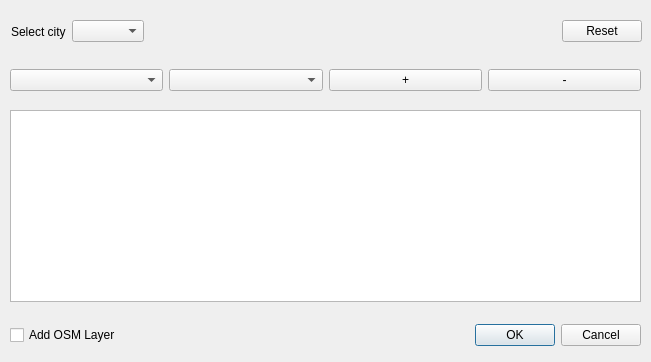
<?xml version="1.0" encoding="UTF-8"?>
<ui version="4.0">
 <class>Dialog</class>
 <widget class="QDialog" name="Dialog">
  <property name="geometry">
   <rect>
    <x>0</x>
    <y>0</y>
    <width>651</width>
    <height>362</height>
   </rect>
  </property>
  <property name="windowTitle">
   <string>Dialog</string>
  </property>
  <widget class="QTableView" name="tableView">
   <property name="geometry">
    <rect>
     <x>10</x>
     <y>110</y>
     <width>631</width>
     <height>192</height>
    </rect>
   </property>
  </widget>
  <widget class="QWidget" name="">
   <property name="geometry">
    <rect>
     <x>10</x>
     <y>320</y>
     <width>631</width>
     <height>31</height>
    </rect>
   </property>
   <layout class="QHBoxLayout" name="horizontalLayout_3">
    <item>
     <widget class="QCheckBox" name="checkBox">
      <property name="font">
       <font>
        <pointsize>9</pointsize>
       </font>
      </property>
      <property name="text">
       <string>Add OSM Layer</string>
      </property>
     </widget>
    </item>
    <item>
     <widget class="QDialogButtonBox" name="buttonBox">
      <property name="orientation">
       <enum>Qt::Horizontal</enum>
      </property>
      <property name="standardButtons">
       <set>QDialogButtonBox::Cancel|QDialogButtonBox::Ok</set>
      </property>
     </widget>
    </item>
   </layout>
  </widget>
  <widget class="QWidget" name="">
   <property name="geometry">
    <rect>
     <x>11</x>
     <y>11</y>
     <width>631</width>
     <height>41</height>
    </rect>
   </property>
   <layout class="QHBoxLayout" name="horizontalLayout_2">
    <item>
     <widget class="QLabel" name="label">
      <property name="font">
       <font>
        <pointsize>9</pointsize>
       </font>
      </property>
      <property name="text">
       <string>Select city</string>
      </property>
     </widget>
    </item>
    <item>
     <widget class="QComboBox" name="cityComboBox"/>
    </item>
    <item>
     <spacer name="horizontalSpacer">
      <property name="orientation">
       <enum>Qt::Horizontal</enum>
      </property>
      <property name="sizeHint" stdset="0">
       <size>
        <width>40</width>
        <height>20</height>
       </size>
      </property>
     </spacer>
    </item>
    <item>
     <widget class="QPushButton" name="resetButton">
      <property name="text">
       <string>Reset</string>
      </property>
     </widget>
    </item>
   </layout>
  </widget>
  <widget class="QWidget" name="">
   <property name="geometry">
    <rect>
     <x>10</x>
     <y>60</y>
     <width>631</width>
     <height>41</height>
    </rect>
   </property>
   <layout class="QHBoxLayout" name="horizontalLayout">
    <item>
     <widget class="QComboBox" name="layerComboBox"/>
    </item>
    <item>
     <widget class="QComboBox" name="typeComboBox"/>
    </item>
    <item>
     <widget class="QPushButton" name="addButton">
      <property name="text">
       <string>+</string>
      </property>
     </widget>
    </item>
    <item>
     <widget class="QPushButton" name="deleteButton">
      <property name="text">
       <string>-</string>
      </property>
     </widget>
    </item>
   </layout>
  </widget>
 </widget>
 <resources/>
 <connections>
  <connection>
   <sender>buttonBox</sender>
   <signal>accepted()</signal>
   <receiver>Dialog</receiver>
   <slot>accept()</slot>
   <hints>
    <hint type="sourcelabel">
     <x>248</x>
     <y>254</y>
    </hint>
    <hint type="destinationlabel">
     <x>157</x>
     <y>274</y>
    </hint>
   </hints>
  </connection>
  <connection>
   <sender>buttonBox</sender>
   <signal>rejected()</signal>
   <receiver>Dialog</receiver>
   <slot>reject()</slot>
   <hints>
    <hint type="sourcelabel">
     <x>316</x>
     <y>260</y>
    </hint>
    <hint type="destinationlabel">
     <x>286</x>
     <y>274</y>
    </hint>
   </hints>
  </connection>
 </connections>
</ui>
